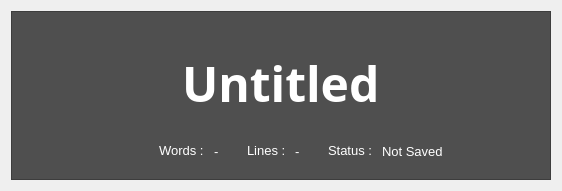
      <widget class="QWidget" name="tab_2">
       <attribute name="title">
        <string>    &amp;write  </string>
       </attribute>
       <layout class="QGridLayout" name="gridLayout_2">
        <item row="0" column="0">
         <widget class="QFrame" name="frame_4">
          <property name="styleSheet">
           <string notr="true">QFrame {


background : #4f4f4f;

}
QLabel{

background : none;
color : white;

}</string>
          </property>
          <property name="frameShape">
           <enum>QFrame::StyledPanel</enum>
          </property>
          <property name="frameShadow">
           <enum>QFrame::Raised</enum>
          </property>
          <layout class="QGridLayout" name="gridLayout_7">
           <item row="0" column="0">
            <layout class="QVBoxLayout" name="verticalLayout">
             <item>
              <spacer name="verticalSpacer_5">
               <property name="orientation">
                <enum>Qt::Vertical</enum>
               </property>
               <property name="sizeHint" stdset="0">
                <size>
                 <width>20</width>
                 <height>28</height>
                </size>
               </property>
              </spacer>
             </item>
             <item>
              <widget class="QLineEdit" name="lineEdit">
               <property name="font">
                <font>
                 <family>Museo 700</family>
                 <pointsize>36</pointsize>
                 <weight>75</weight>
                 <bold>true</bold>
                </font>
               </property>
               <property name="focusPolicy">
                <enum>Qt::ClickFocus</enum>
               </property>
               <property name="styleSheet">
                <string notr="true">QLineEdit{
color : white;
background : #4f4f4f
}</string>
               </property>
               <property name="text">
                <string>Untitled</string>
               </property>
               <property name="frame">
                <bool>false</bool>
               </property>
               <property name="alignment">
                <set>Qt::AlignCenter</set>
               </property>
               <property name="readOnly">
                <bool>false</bool>
               </property>
              </widget>
             </item>
             <item>
              <spacer name="verticalSpacer_6">
               <property name="orientation">
                <enum>Qt::Vertical</enum>
               </property>
               <property name="sizeHint" stdset="0">
                <size>
                 <width>20</width>
                 <height>17</height>
                </size>
               </property>
              </spacer>
             </item>
            </layout>
           </item>
           <item row="1" column="0">
            <layout class="QHBoxLayout" name="horizontalLayout_3">
             <item>
              <spacer name="horizontalSpacer_7">
               <property name="orientation">
                <enum>Qt::Horizontal</enum>
               </property>
               <property name="sizeHint" stdset="0">
                <size>
                 <width>138</width>
                 <height>20</height>
                </size>
               </property>
              </spacer>
             </item>
             <item>
              <widget class="QLabel" name="label_2">
               <property name="font">
                <font>
                 <family>Lucida Grande</family>
                 <pointsize>10</pointsize>
                </font>
               </property>
               <property name="text">
                <string>&lt;!DOCTYPE HTML PUBLIC &quot;-//W3C//DTD HTML 4.0//EN&quot; &quot;http://www.w3.org/TR/REC-html40/strict.dtd&quot;&gt;
&lt;html&gt;&lt;head&gt;&lt;meta name=&quot;qrichtext&quot; content=&quot;1&quot; /&gt;&lt;style type=&quot;text/css&quot;&gt;
p, li { white-space: pre-wrap; }
&lt;/style&gt;&lt;/head&gt;&lt;body style=&quot; font-family:'Lucida Grande'; font-size:10pt; font-weight:400; font-style:normal;&quot;&gt;
&lt;p style=&quot; margin-top:0px; margin-bottom:0px; margin-left:0px; margin-right:0px; -qt-block-indent:0; text-indent:0px;&quot;&gt;&lt;span style=&quot; color:#ffffff;&quot;&gt;Words : &lt;/span&gt;&lt;/p&gt;&lt;/body&gt;&lt;/html&gt;</string>
               </property>
               <property name="alignment">
                <set>Qt::AlignLeading|Qt::AlignLeft|Qt::AlignVCenter</set>
               </property>
              </widget>
             </item>
             <item>
              <widget class="QLabel" name="wordsCountLabel">
               <property name="font">
                <font>
                 <family>Lucida Grande</family>
                 <pointsize>10</pointsize>
                </font>
               </property>
               <property name="styleSheet">
                <string notr="true">QLabel{
background : none;
color : white;

}</string>
               </property>
               <property name="text">
                <string>-</string>
               </property>
               <property name="alignment">
                <set>Qt::AlignLeading|Qt::AlignLeft|Qt::AlignVCenter</set>
               </property>
              </widget>
             </item>
             <item>
              <spacer name="horizontalSpacer_3">
               <property name="orientation">
                <enum>Qt::Horizontal</enum>
               </property>
               <property name="sizeType">
                <enum>QSizePolicy::Fixed</enum>
               </property>
               <property name="sizeHint" stdset="0">
                <size>
                 <width>22</width>
                 <height>20</height>
                </size>
               </property>
              </spacer>
             </item>
             <item>
              <widget class="QLabel" name="label_4">
               <property name="font">
                <font>
                 <family>Lucida Grande</family>
                 <pointsize>10</pointsize>
                </font>
               </property>
               <property name="text">
                <string>&lt;!DOCTYPE HTML PUBLIC &quot;-//W3C//DTD HTML 4.0//EN&quot; &quot;http://www.w3.org/TR/REC-html40/strict.dtd&quot;&gt;
&lt;html&gt;&lt;head&gt;&lt;meta name=&quot;qrichtext&quot; content=&quot;1&quot; /&gt;&lt;style type=&quot;text/css&quot;&gt;
p, li { white-space: pre-wrap; }
&lt;/style&gt;&lt;/head&gt;&lt;body style=&quot; font-family:'Lucida Grande'; font-size:10pt; font-weight:400; font-style:normal;&quot;&gt;
&lt;p style=&quot; margin-top:0px; margin-bottom:0px; margin-left:0px; margin-right:0px; -qt-block-indent:0; text-indent:0px;&quot;&gt;&lt;span style=&quot; color:#ffffff;&quot;&gt;Lines : &lt;/span&gt;&lt;/p&gt;&lt;/body&gt;&lt;/html&gt;</string>
               </property>
               <property name="alignment">
                <set>Qt::AlignLeading|Qt::AlignLeft|Qt::AlignVCenter</set>
               </property>
              </widget>
             </item>
             <item>
              <widget class="QLabel" name="linesCountLabel">
               <property name="font">
                <font>
                 <family>Lucida Grande</family>
                 <pointsize>10</pointsize>
                </font>
               </property>
               <property name="styleSheet">
                <string notr="true">QLabel{
background : none;
color : white;

}</string>
               </property>
               <property name="text">
                <string>-</string>
               </property>
               <property name="alignment">
                <set>Qt::AlignLeading|Qt::AlignLeft|Qt::AlignVCenter</set>
               </property>
              </widget>
             </item>
             <item>
              <spacer name="horizontalSpacer_13">
               <property name="orientation">
                <enum>Qt::Horizontal</enum>
               </property>
               <property name="sizeType">
                <enum>QSizePolicy::Fixed</enum>
               </property>
               <property name="sizeHint" stdset="0">
                <size>
                 <width>22</width>
                 <height>20</height>
                </size>
               </property>
              </spacer>
             </item>
             <item>
              <widget class="QLabel" name="label">
               <property name="font">
                <font>
                 <family>Lucida Grande</family>
                 <pointsize>10</pointsize>
                </font>
               </property>
               <property name="text">
                <string>&lt;!DOCTYPE HTML PUBLIC &quot;-//W3C//DTD HTML 4.0//EN&quot; &quot;http://www.w3.org/TR/REC-html40/strict.dtd&quot;&gt;
&lt;html&gt;&lt;head&gt;&lt;meta name=&quot;qrichtext&quot; content=&quot;1&quot; /&gt;&lt;style type=&quot;text/css&quot;&gt;
p, li { white-space: pre-wrap; }
&lt;/style&gt;&lt;/head&gt;&lt;body style=&quot; font-family:'Lucida Grande'; font-size:10pt; font-weight:400; font-style:normal;&quot;&gt;
&lt;p style=&quot; margin-top:0px; margin-bottom:0px; margin-left:0px; margin-right:0px; -qt-block-indent:0; text-indent:0px;&quot;&gt;&lt;span style=&quot; color:#ffffff;&quot;&gt;Status : &lt;/span&gt;&lt;/p&gt;&lt;/body&gt;&lt;/html&gt;</string>
               </property>
               <property name="alignment">
                <set>Qt::AlignLeading|Qt::AlignLeft|Qt::AlignVCenter</set>
               </property>
              </widget>
             </item>
             <item>
              <widget class="QLabel" name="label_3">
               <property name="font">
                <font>
                 <family>Lucida Grande</family>
                 <pointsize>10</pointsize>
                </font>
               </property>
               <property name="styleSheet">
                <string notr="true">QLabel{
background : none;
color : white;

}</string>
               </property>
               <property name="text">
                <string>Not Saved</string>
               </property>
               <property name="alignment">
                <set>Qt::AlignLeading|Qt::AlignLeft|Qt::AlignVCenter</set>
               </property>
              </widget>
             </item>
             <item>
              <spacer name="horizontalSpacer_8">
               <property name="orientation">
                <enum>Qt::Horizontal</enum>
               </property>
               <property name="sizeHint" stdset="0">
                <size>
                 <width>98</width>
                 <height>20</height>
                </size>
               </property>
              </spacer>
             </item>
            </layout>
           </item>
           <item row="2" column="0">
            <spacer name="verticalSpacer_7">
             <property name="orientation">
              <enum>Qt::Vertical</enum>
             </property>
             <property name="sizeType">
              <enum>QSizePolicy::Fixed</enum>
             </property>
             <property name="sizeHint" stdset="0">
              <size>
               <width>20</width>
               <height>9</height>
              </size>
             </property>
            </spacer>
           </item>
          </layout>
         </widget>
        </item>
       </layout>
      </widget>
